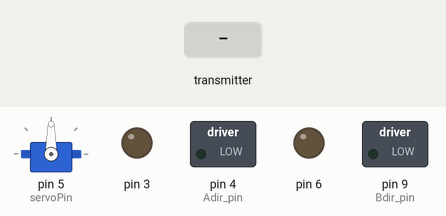
The sketch below on a simulated Arduino Uno, built with avr-gcc and run on an emulated ATmega328P. On the bench: servo, switched loads named in the sketch (green lamp = pin HIGH), output pins drawn as LEDs (lit = HIGH). The inputs (shaded band) are chosen by the test bench. No radio packets arrive unless stated; what the sketch prints to the serial monitor is not drawn.

Above: at 2.3 s.
2.4 s: the transmitter starts sending Z = 1
At 3.61 s:
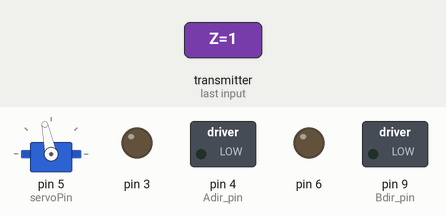
5.4 s: the transmitter starts sending Z = 0
At 6.7 s:
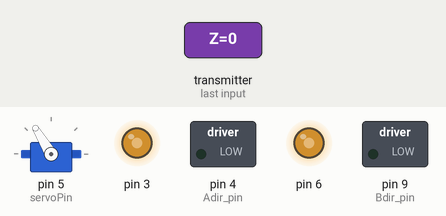
7.0 s: the transmitter starts sending Y = 256
At 7.4 s:
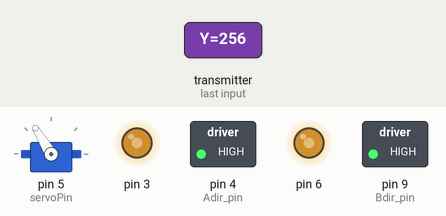
8.5 s: the transmitter starts sending C = 1
At 9.7 s:
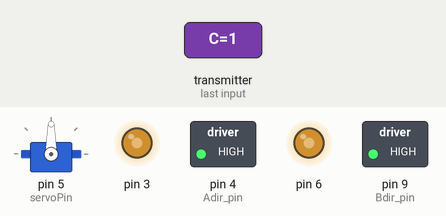
10.0 s: the transmitter starts sending Y = 0
At 10.9 s:
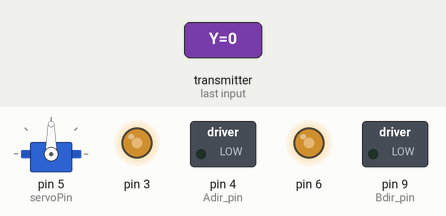
11.5 s: the transmitter starts sending Y = 512
At 12.1 s:
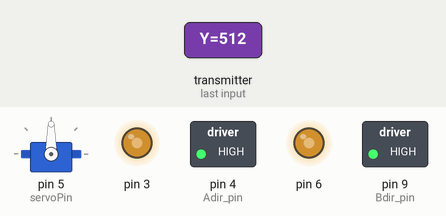
Timing chart, 0 to 14.0 s (numbered marks = the images above; inputs shaded):
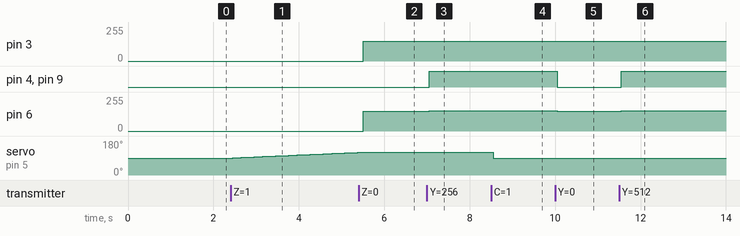

Measured:
- after the input at 2.4 s, servo on pin 5 (servoPin): moves from 90° to 120° over 2.9 s, starting after 0.05 s
- after the input at 5.4 s, pin 3, pin 6: 0/255 → 150/255 after 0.10 s
- after the input at 7.0 s, pin 4 (Adir_pin), pin 9 (Bdir_pin): LOW → HIGH after 0.05 s; pin 6: 150/255 → 153/255 after 0.05 s
- after the input at 8.5 s, servo on pin 5 (servoPin): 121° → 90° after 0.05 s
- after the input at 10.0 s, pin 4 (Adir_pin), pin 9 (Bdir_pin): HIGH → LOW after 0.05 s; pin 6: 153/255 → 150/255 after 0.05 s
- after the input at 11.5 s, pin 4 (Adir_pin), pin 9 (Bdir_pin): LOW → HIGH after 0.05 s; pin 6: 150/255 → 153/255 after 0.05 s

The sketch:

robot_camera.ino
```cpp
#include <Wire.h>
#include <Servo.h>
#include "TB6612FNG.h"
#include "drive.h"
#include <RF24.h>

const int adir    = 4;  // direction a
const int pwma  = 6;  // HW
const int bdir    = 9;  // direction b
const int pwmb  = 3; // HW
const int speed = 150;
const int turnDelay = 1000;
const int pause = 275;
const int servoPin = 5;
int angle = 90;

//Radio object:
RF24 radio(7, 8); //CE, CSN

//radio address
const byte address[6] = "00001";

//Defining the struct for packets
//over the radio
typedef struct {
  int X = 0;
  int Y = 0;
  bool Z = false;
  bool C = false;
} infoPacket;

infoPacket newPacket;
Robot robot;
Servo servo;

void setup(){
	Serial.begin(115200);

  robot.init(pwma, adir, pwmb, bdir, turnDelay, pause);
  servo.attach(servoPin);
  servo.write(angle);
  // Starting up radio
  radio.begin();
  // Channels 0-127
  radio.setChannel(126);
  radio.openReadingPipe(1, address);
  radio.setPALevel(RF24_PA_MAX);
  radio.setDataRate(RF24_250KBPS);
  radio.startListening();
  Serial.print("Radio booting...\n");
  delay(1000);
}

void loop(){
  Serial.println(radio.available());
  if (radio.available()){
    while (radio.available()){
      radio.read(&newPacket, sizeof(infoPacket));
    }
  }
  if(radio.available()){
  int xVal = newPacket.X - 138;
  int yVal = newPacket.Y -130;
  int zVal = newPacket.Z;
  int cVal = newPacket.C;
  Serial.print("yVal: "); Serial.println(yVal);
  Serial.print("xVal: "); Serial.println(xVal);
  Serial.print("zVal: "); Serial.println(zVal);
  Serial.print("cVal: "); Serial.println(cVal);

  if(zVal == 0){
  if(yVal > 75 && -25 < xVal < 25) {
    robot.forward(speed);
  }
  else if(yVal > 50 && -25 < xVal < 25){
    robot.forward(.5*speed);
  }
  else if (yVal < -75 && -25 < xVal < 25){
    robot.reverse(speed);
  }
  else if (yVal < -50 && -25 < xVal < 25){
    robot.reverse(.5*speed);
  }
  else if (xVal < -50 && -25 < yVal < 25){
    robot.ncTurnLeft(speed);
  }
  else if (xVal > 50 && -25 < yVal <25){
    robot.ncTurnRight(speed);
  }
  else{
    robot.allStop();
  }
  }
  else if(zVal == 1){
    robot.allStop();
        if (xVal < -50 && -25 < yVal < 25 && angle < 180){
        angle += 1;
        Serial.print("Increase servo.");
    }
    else if (xVal > 50 && -25 < yVal <25 && angle > 0){
      angle -= 1;
      Serial.println("Decrease servo.");
    }
  }
  if(cVal == 1){
    angle = 90;
  }
  servo.write(angle);
  }
}
```

TB6612FNG.h
```cpp
#ifndef __TB6612FNG_H__
#define __TB6612FNG_H__

// #include <Arduino.h>
#include <stdint.h>

/**
 * ATmega328P, pwm works on pins 3, 5, 6, 9, 10, and 11 at 490/980Hz
 */
class MotorDriver {
public:

  MotorDriver(void){
    ;
  }

  void init(int pwmA, int adir, int pwmB, int bdir, int reset=-1){
    pwmA_pin = pwmA;
    pwmB_pin = pwmB;
    Adir_pin = adir;
    Bdir_pin = bdir;
    reset_pin = reset;

    pinMode(pwmA_pin, OUTPUT);
    pinMode(pwmB_pin, OUTPUT);
    pinMode(Adir_pin, OUTPUT);
    pinMode(Bdir_pin, OUTPUT);

    if(reset_pin){
      pinMode(reset_pin, OUTPUT);
      digitalWrite(reset_pin, HIGH);
    }
  }

  void begin(){
    if(reset_pin){
      digitalWrite(reset_pin, LOW);
      delay(100);
      digitalWrite(reset_pin, HIGH);
    }
  }

  void motorRForward(uint8_t speed){
    digitalWrite(Adir_pin,HIGH);
    analogWrite(pwmA_pin, speed);
  }

  void motorLForward(uint8_t speed){
    digitalWrite(Bdir_pin,HIGH);
    analogWrite(pwmB_pin, speed);
  }

  void motorRReverse(uint8_t speed){
    digitalWrite(Adir_pin,LOW);
    analogWrite(pwmA_pin, speed);
  }

  void motorLReverse(uint8_t speed){
    digitalWrite(Bdir_pin,LOW);
    analogWrite(pwmB_pin, speed);
  }

  /**
   * Stop is defined as PWM set to zero.
   */
  void stopBothMotors(){
    stopMotorR();
    stopMotorL();
  }

  void stopMotorR(){
//    digitalWrite(A0_pin,HIGH);
//    digitalWrite(A1_pin,HIGH);
    analogWrite(pwmA_pin, 0);
  }

  void stopMotorL(){
//    digitalWrite(B0_pin,HIGH);
//    digitalWrite(B1_pin,HIGH);
    analogWrite(pwmB_pin, 0);
  }


//  /**
//   * Coast is defined as a high impedance state. No current runs through motors
//   * and they just spin.
//   */
//  void coastBothMotors(){
//    motor0Coast();
//    motor1Coast();
//  }
//
//  void motor0Coast(){
//    digitalWrite(A0_pin,LOW);
//    digitalWrite(A1_pin,LOW);
//    analogWrite(pwmA_pin, 255);
//  }
//
//  void motor1Coast(){
//    digitalWrite(B0_pin,LOW);
//    digitalWrite(B1_pin,LOW);
//    analogWrite(pwmB_pin, 255);
//  }

protected:

  int pwmA_pin, pwmB_pin, Adir_pin, Bdir_pin, reset_pin;
};

#endif
```

drive.h
```cpp
#ifndef __ROBOT_H__
#define __ROBOT_H__

#include <Wire.h>
#include "TB6612FNG.h"

static int turnPause;
static int motorPause;

class Robot {
public:
Robot(){
    ;
}

void init(int pwmA, int adir, int pwmB, int bdir, int turnP, int motorP){
   motorAB.init(pwmA, adir, pwmB, bdir);
   motorAB.begin();
   turnPause = turnP;
   motorPause = motorP;
   motorAB.stopBothMotors();
}

void allStop(){
    motorAB.stopBothMotors();
}

 void turnLeft(int spd){
    motorAB.stopBothMotors();
    delay(motorPause);
    motorAB.motorRForward(spd*.5);
    motorAB.motorLReverse(spd*.5);
    delay(turnPause);
    motorAB.stopBothMotors();
    delay(motorPause);
 }
 void ncTurnLeft(int spd){
    motorAB.motorRForward(spd*.5);
    motorAB.motorLReverse(spd*.5);
 }

  void halfLeft(int spd){
    motorAB.stopBothMotors();
    delay(motorPause);
    motorAB.motorRForward(spd*.5);
    motorAB.motorLReverse(spd*.5);
    delay(.5*turnPause);
    motorAB.stopBothMotors();
    delay(motorPause);
  }

  void quarterLeft(int spd){
    motorAB.stopBothMotors();
    delay(motorPause);
    motorAB.motorRForward(spd*.5);
    motorAB.motorLReverse(spd*.5);
    delay(.25*turnPause);
    motorAB.stopBothMotors();
    delay(motorPause);
  }

  void turnRight(int spd){
    motorAB.stopBothMotors();
    delay(motorPause);
    motorAB.motorLForward(spd*.5);
    motorAB.motorRReverse(spd*.5);
    delay(turnPause);
    motorAB.stopBothMotors();
    delay(motorPause);
 }
 void ncTurnRight(int spd){
    motorAB.motorLForward(spd*.5);
    motorAB.motorRReverse(spd*.5);
 }
  void halfRight(int spd){
    motorAB.stopBothMotors();
    delay(motorPause);
    motorAB.motorLForward(spd*.5);
    motorAB.motorRReverse(spd*.5);
    delay(.5*turnPause);
    motorAB.stopBothMotors();
    delay(motorPause);
 }
 void quarterRight(int spd){
    motorAB.stopBothMotors();
    delay(motorPause);
    motorAB.motorLForward(spd*.5);
    motorAB.motorRReverse(spd*.5);
    delay(.25*turnPause);
    motorAB.stopBothMotors();
    delay(motorPause);
 }
 void turnAround(int spd){
    motorAB.stopBothMotors();
    delay(motorPause);
    motorAB.motorRForward(spd*.5);
    motorAB.motorLReverse(spd*.5);
    delay(2* turnPause);
    motorAB.stopBothMotors();
    delay(motorPause);
 }

 void forward(int spd){
    motorAB.motorRForward(spd*1.025);
    motorAB.motorLForward(spd);
 }

  void reverse(int spd){
    motorAB.motorRReverse(spd);
    motorAB.motorLReverse(spd);
 }

 void slightRight(int spd){
    motorAB.motorLForward(spd);
    motorAB.motorRForward(spd*.85);
 }

  void slightLeft(int spd){
    motorAB.motorLForward(spd*.85);
    motorAB.motorRForward(spd);
 }

  void clockwiseCircle(int spd){
    motorAB.motorLForward(spd);
    motorAB.motorRForward(spd*.5);
  }

  void counterClockwiseCircle(int spd){
    motorAB.motorLForward(spd*.5);
    motorAB.motorRForward(spd);
  }

  float distCalc(float sensorVal){
    return 11.5402*pow(0.995796, sensorVal);
  }

private:
  MotorDriver motorAB;
};
#endif
```
